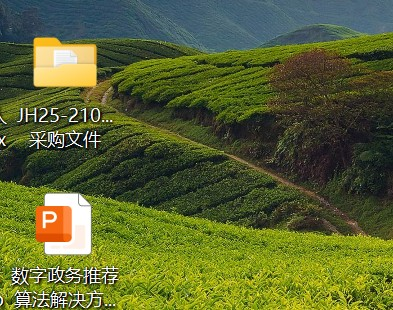
#> input picture chapter17/test.jpg, 393 x 310 px
$ python prac1701.py
#> lines starting #> are read from the running program, lines starting #| are printed output that depends on the picture
from PIL import Image

im = Image.open("test.jpg")
#> im is the input picture: PIL image 393x310 RGB; mean R, G, B 89.1, 99, 49.2
w, h = im.size
#> w = 393; h = 310
print(f"Original image size:{w} * {h}")
#| Original image size:393 * 310
im.thumbnail((w // 2, h // 2))
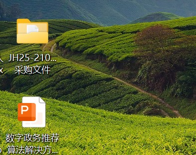
#> im: PIL image 196x155 RGB; mean R, G, B 89.1, 99, 49.2
print(f"Resize image to:{w//2} * {h//2}")
#| Resize image to:196 * 155
im.save("thumbnail.jpg", "jpeg")
